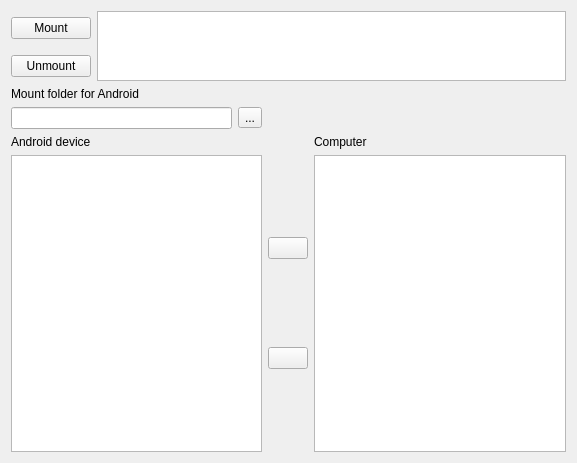
<?xml version="1.0" encoding="UTF-8"?>
<ui version="4.0">
 <class>jmtpfs</class>
 <widget class="QWidget" name="jmtpfs">
  <property name="geometry">
   <rect>
    <x>0</x>
    <y>0</y>
    <width>577</width>
    <height>463</height>
   </rect>
  </property>
  <property name="windowTitle">
   <string>jmtpfs</string>
  </property>
  <layout class="QGridLayout" name="gridLayout_2">
   <item row="0" column="0">
    <widget class="QPushButton" name="Mount">
     <property name="text">
      <string>Mount</string>
     </property>
    </widget>
   </item>
   <item row="0" column="1" rowspan="2">
    <widget class="QTextBrowser" name="Output"/>
   </item>
   <item row="1" column="0">
    <widget class="QPushButton" name="Umount">
     <property name="enabled">
      <bool>true</bool>
     </property>
     <property name="text">
      <string>Unmount</string>
     </property>
    </widget>
   </item>
   <item row="2" column="0" colspan="2">
    <layout class="QGridLayout" name="gridLayout">
     <item row="0" column="0">
      <widget class="QLabel" name="DevicePath">
       <property name="text">
        <string>Mount folder for Android</string>
       </property>
      </widget>
     </item>
     <item row="1" column="0">
      <layout class="QHBoxLayout" name="horizontalLayout">
       <item>
        <widget class="QLineEdit" name="AndroidPath"/>
       </item>
       <item>
        <widget class="QToolButton" name="ChoosePathAndroid">
         <property name="text">
          <string>...</string>
         </property>
        </widget>
       </item>
      </layout>
     </item>
     <item row="3" column="1">
      <layout class="QVBoxLayout" name="verticalLayout" stretch="0,0">
       <item>
        <widget class="QPushButton" name="MoveFileForward">
         <property name="text">
          <string/>
         </property>
        </widget>
       </item>
       <item>
        <widget class="QPushButton" name="MoveFileBackward">
         <property name="text">
          <string/>
         </property>
        </widget>
       </item>
      </layout>
     </item>
     <item row="3" column="2">
      <widget class="QTreeView" name="ComputerTree"/>
     </item>
     <item row="2" column="0">
      <widget class="QLabel" name="AndroidLabel">
       <property name="text">
        <string>Android device</string>
       </property>
      </widget>
     </item>
     <item row="2" column="2">
      <widget class="QLabel" name="ComputerLabel">
       <property name="text">
        <string>Computer</string>
       </property>
      </widget>
     </item>
     <item row="3" column="0">
      <widget class="QTreeView" name="AndroidTree"/>
     </item>
    </layout>
   </item>
  </layout>
 </widget>
 <resources/>
 <connections/>
</ui>
